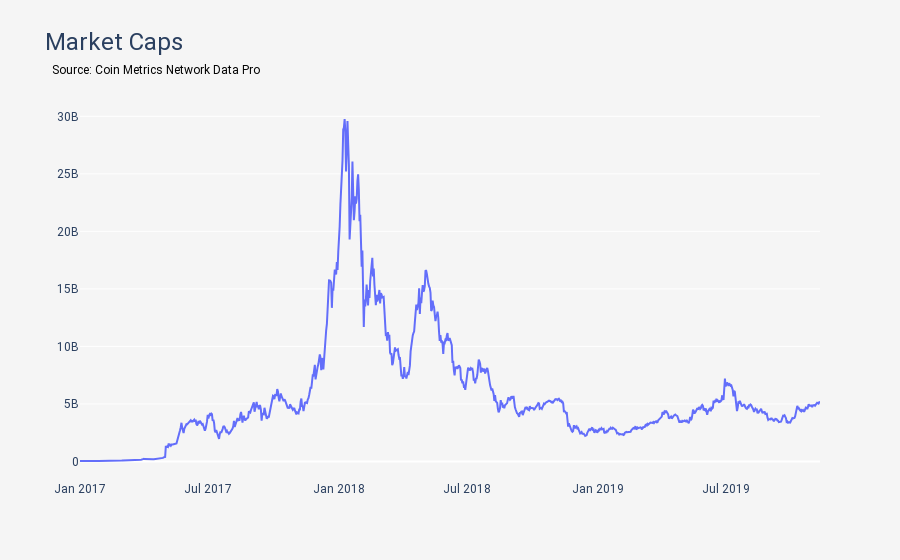
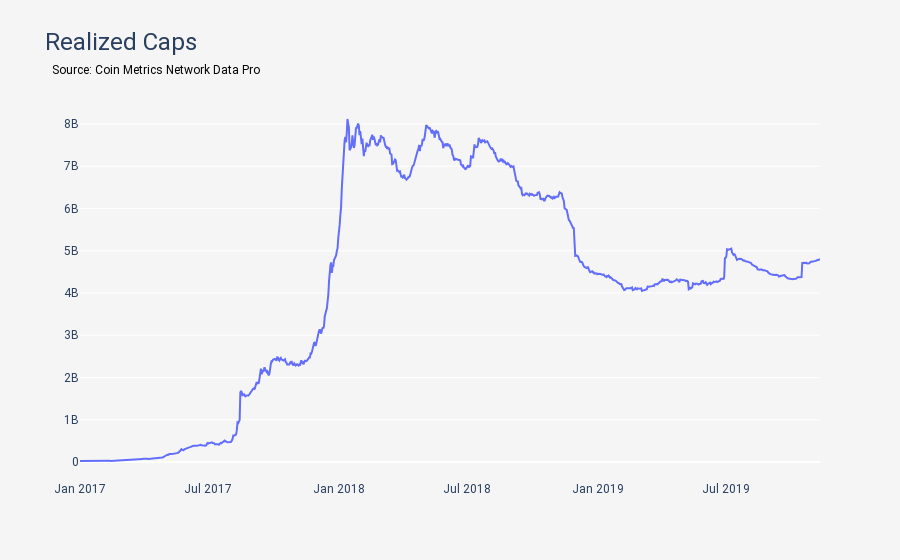
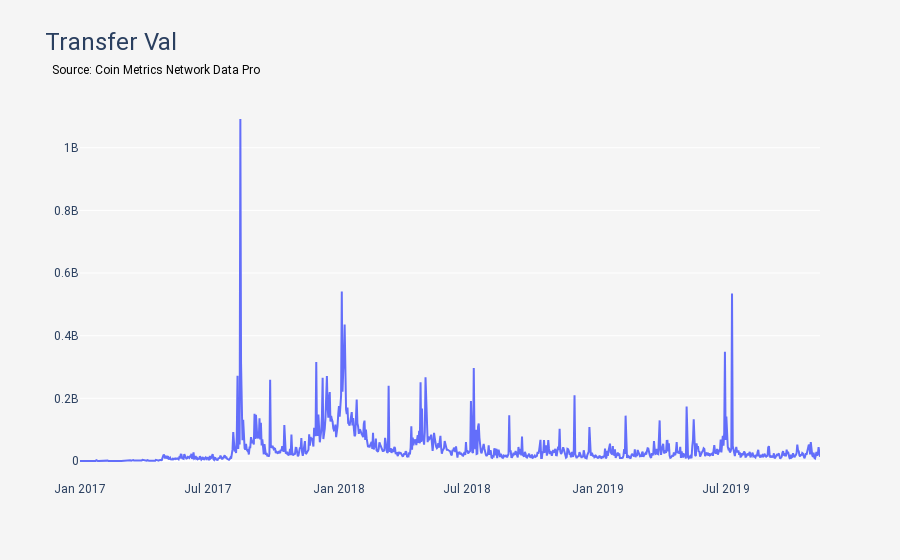
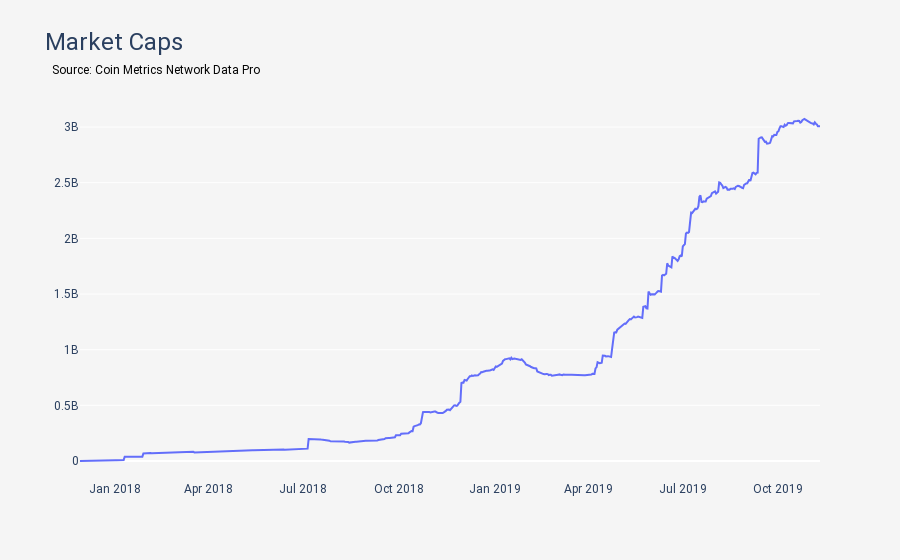

The notebook cell these images were saved under, in order:
### Code cell
[chart.create_visual(df).fig.show() for chart in utility_token_charts]
[chart.create_visual(stablecoins_df).fig.show() for chart in stablecoin_charts]
[chart.create_visual(exchange_tokens_df).fig.show() for chart in exchange_tokens_charts]

### Figure 1 — Plotly figure (JSON) as saved in the notebook; plotly's stock layout.template omitted (floating-point values rounded to 4 significant figures; data arrays with more than 128 entries replaced by an {"elided": "..."} marker saying what was removed)
{"data": [{"mode": "lines", "name": "utility-tokens.CapMrktCurUSD", "type": "scatter", "x": {"elided": "1044 str values"}, "y": {"elided": "1044 float values"}}], "layout": {"annotations": [{"align": "left", "font": {"color": "black", "size": 12}, "showarrow": false, "text": "Source: Coin Metrics Network Data Pro", "valign": "top", "x": -0.04, "xref": "paper", "y": 1.103, "yref": "paper"}], "font": {"family": "Roboto"}, "legend": {"bgcolor": "#F5F5F5", "orientation": "h", "x": 0.5, "xanchor": "center", "y": 1.05, "yanchor": "top"}, "paper_bgcolor": "#F5F5F5", "plot_bgcolor": "#F5F5F5", "title": {"font": {"family": "Roboto", "size": 24}, "text": "Market Caps"}, "xaxis": {"showgrid": false}}}

### Figure 2 — Plotly figure (JSON) as saved in the notebook; plotly's stock layout.template omitted (floating-point values rounded to 4 significant figures; data arrays with more than 128 entries replaced by an {"elided": "..."} marker saying what was removed)
{"data": [{"mode": "lines", "name": "utility-tokens.CapRealUSD", "type": "scatter", "x": {"elided": "1044 str values"}, "y": {"elided": "1044 float values"}}], "layout": {"annotations": [{"align": "left", "font": {"color": "black", "size": 12}, "showarrow": false, "text": "Source: Coin Metrics Network Data Pro", "valign": "top", "x": -0.04, "xref": "paper", "y": 1.103, "yref": "paper"}], "font": {"family": "Roboto"}, "legend": {"bgcolor": "#F5F5F5", "orientation": "h", "x": 0.5, "xanchor": "center", "y": 1.05, "yanchor": "top"}, "paper_bgcolor": "#F5F5F5", "plot_bgcolor": "#F5F5F5", "title": {"font": {"family": "Roboto", "size": 24}, "text": "Realized Caps"}, "xaxis": {"showgrid": false}}}

### Figure 3 — Plotly figure (JSON) as saved in the notebook; plotly's stock layout.template omitted (floating-point values rounded to 4 significant figures; data arrays with more than 128 entries replaced by an {"elided": "..."} marker saying what was removed)
{"data": [{"mode": "lines", "name": "utility-tokens.TxTfrValAdjUSD", "type": "scatter", "x": {"elided": "1044 str values"}, "y": {"elided": "1044 float values"}}], "layout": {"annotations": [{"align": "left", "font": {"color": "black", "size": 12}, "showarrow": false, "text": "Source: Coin Metrics Network Data Pro", "valign": "top", "x": -0.04, "xref": "paper", "y": 1.103, "yref": "paper"}], "font": {"family": "Roboto"}, "legend": {"bgcolor": "#F5F5F5", "orientation": "h", "x": 0.5, "xanchor": "center", "y": 1.05, "yanchor": "top"}, "paper_bgcolor": "#F5F5F5", "plot_bgcolor": "#F5F5F5", "title": {"font": {"family": "Roboto", "size": 24}, "text": "Transfer Val"}, "xaxis": {"showgrid": false}}}

### Figure 4 — Plotly figure (JSON) as saved in the notebook; plotly's stock layout.template omitted (floating-point values rounded to 4 significant figures; data arrays with more than 128 entries replaced by an {"elided": "..."} marker saying what was removed)
{"data": [{"mode": "lines", "name": "stablecoins.CapMrktCurUSD", "type": "scatter", "x": {"elided": "713 str values"}, "y": {"elided": "713 float values"}}], "layout": {"annotations": [{"align": "left", "font": {"color": "black", "size": 12}, "showarrow": false, "text": "Source: Coin Metrics Network Data Pro", "valign": "top", "x": -0.04, "xref": "paper", "y": 1.103, "yref": "paper"}], "font": {"family": "Roboto"}, "legend": {"bgcolor": "#F5F5F5", "orientation": "h", "x": 0.5, "xanchor": "center", "y": 1.05, "yanchor": "top"}, "paper_bgcolor": "#F5F5F5", "plot_bgcolor": "#F5F5F5", "title": {"font": {"family": "Roboto", "size": 24}, "text": "Market Caps"}, "xaxis": {"showgrid": false}}}
